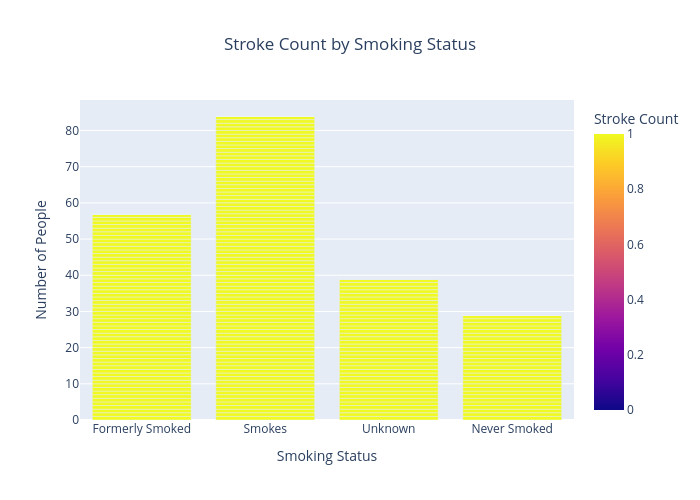

Notebook source saved alongside this figure:
### Code cell
smoking_status_labels = {
    0: 'Never Smoked',
    1: 'Formerly Smoked',
    2: 'Smokes',
    3: 'Unknown'
}

# Apply the mapping to create a new column for labeled smoking statuses
df['smoking_status_labeled'] = df['smoking_status'].map(smoking_status_labels)

# Create a bar chart to show stroke count by labeled smoking status
fig = px.bar(
    df,
    x='smoking_status_labeled',
    y='stroke',
    color='stroke',
    labels={'smoking_status_labeled': 'Smoking Status', 'stroke': 'Stroke Count'},
    title='Stroke Count by Smoking Status',
    barmode='group',
)

# Update layout for better readability
fig.update_layout(
    xaxis_title="Smoking Status",
    yaxis_title="Number of People",
    legend_title="Stroke",
    height=500,
    width=700,
    title_x=0.5
)

# Show the plot
fig.show()

### Figure 1 — Plotly figure (JSON) as saved in the notebook; plotly's stock layout.template omitted (floating-point values rounded to 4 significant figures; data arrays with more than 128 entries replaced by an {"elided": "..."} marker saying what was removed)
{"data": [{"alignmentgroup": "True", "hovertemplate": "Smoking Status=%{x}<br>Stroke Count=%{marker.color}<extra></extra>", "legendgroup": "", "marker": {"color": {"elided": "4909 int values"}, "coloraxis": "coloraxis", "pattern": {"shape": ""}}, "name": "", "offsetgroup": "", "orientation": "v", "showlegend": false, "textposition": "auto", "type": "bar", "x": {"elided": "4909 str values"}, "xaxis": "x", "y": {"elided": "4909 int values"}, "yaxis": "y"}], "layout": {"barmode": "group", "coloraxis": {"colorbar": {"title": {"text": "Stroke Count"}}, "colorscale": [[0, "#0d0887"], [0.1111, "#46039f"], [0.2222, "#7201a8"], [0.3333, "#9c179e"], [0.4444, "#bd3786"], [0.5556, "#d8576b"], [0.6667, "#ed7953"], [0.7778, "#fb9f3a"], [0.8889, "#fdca26"], [1, "#f0f921"]]}, "height": 500, "legend": {"title": {"text": "Stroke"}, "tracegroupgap": 0}, "title": {"text": "Stroke Count by Smoking Status", "x": 0.5}, "width": 700, "xaxis": {"anchor": "y", "autorange": true, "domain": [0, 1], "range": [-0.5, 3.5], "title": {"text": "Smoking Status"}, "type": "category"}, "yaxis": {"anchor": "x", "autorange": true, "domain": [0, 1], "range": [0, 88.42], "title": {"text": "Number of People"}, "type": "linear"}}}
